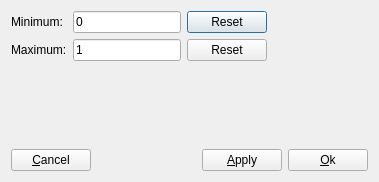
<?xml version="1.0" encoding="UTF-8"?>
<ui version="4.0">
 <class>DisplayRangeDialog</class>
 <widget class="QDialog" name="DisplayRangeDialog">
  <property name="geometry">
   <rect>
    <x>0</x>
    <y>0</y>
    <width>379</width>
    <height>182</height>
   </rect>
  </property>
  <property name="windowTitle">
   <string>Display Range</string>
  </property>
  <layout class="QVBoxLayout" name="verticalLayout">
   <item>
    <layout class="QHBoxLayout" name="horizontalLayout_2">
     <item>
      <layout class="QGridLayout" name="gridLayout">
       <item row="0" column="0">
        <widget class="QLabel" name="lbMin">
         <property name="text">
          <string>Minimum:</string>
         </property>
        </widget>
       </item>
       <item row="0" column="1">
        <widget class="QLineEdit" name="leMin">
         <property name="text">
          <string>0</string>
         </property>
        </widget>
       </item>
       <item row="0" column="2">
        <widget class="QPushButton" name="pbMin">
         <property name="text">
          <string>Reset</string>
         </property>
        </widget>
       </item>
       <item row="1" column="0">
        <widget class="QLabel" name="lbMax">
         <property name="text">
          <string>Maximum:</string>
         </property>
        </widget>
       </item>
       <item row="1" column="1">
        <widget class="QLineEdit" name="leMax">
         <property name="text">
          <string>1</string>
         </property>
        </widget>
       </item>
       <item row="1" column="2">
        <widget class="QPushButton" name="pbMax">
         <property name="text">
          <string>Reset</string>
         </property>
        </widget>
       </item>
      </layout>
     </item>
     <item>
      <spacer name="horizontalSpacer_2">
       <property name="orientation">
        <enum>Qt::Horizontal</enum>
       </property>
       <property name="sizeHint" stdset="0">
        <size>
         <width>40</width>
         <height>20</height>
        </size>
       </property>
      </spacer>
     </item>
    </layout>
   </item>
   <item>
    <spacer name="verticalSpacer">
     <property name="orientation">
      <enum>Qt::Vertical</enum>
     </property>
     <property name="sizeHint" stdset="0">
      <size>
       <width>20</width>
       <height>40</height>
      </size>
     </property>
    </spacer>
   </item>
   <item>
    <layout class="QHBoxLayout" name="horizontalLayout">
     <item>
      <widget class="QPushButton" name="pbCancel">
       <property name="text">
        <string>&amp;Cancel</string>
       </property>
      </widget>
     </item>
     <item>
      <spacer name="horizontalSpacer">
       <property name="orientation">
        <enum>Qt::Horizontal</enum>
       </property>
       <property name="sizeHint" stdset="0">
        <size>
         <width>40</width>
         <height>20</height>
        </size>
       </property>
      </spacer>
     </item>
     <item>
      <widget class="QPushButton" name="pbApply">
       <property name="text">
        <string>&amp;Apply</string>
       </property>
      </widget>
     </item>
     <item>
      <widget class="QPushButton" name="pbOk">
       <property name="text">
        <string>&amp;Ok</string>
       </property>
      </widget>
     </item>
    </layout>
   </item>
  </layout>
 </widget>
 <resources/>
 <connections>
  <connection>
   <sender>pbCancel</sender>
   <signal>clicked()</signal>
   <receiver>DisplayRangeDialog</receiver>
   <slot>reject()</slot>
   <hints>
    <hint type="sourcelabel">
     <x>52</x>
     <y>156</y>
    </hint>
    <hint type="destinationlabel">
     <x>189</x>
     <y>90</y>
    </hint>
   </hints>
  </connection>
 </connections>
</ui>
